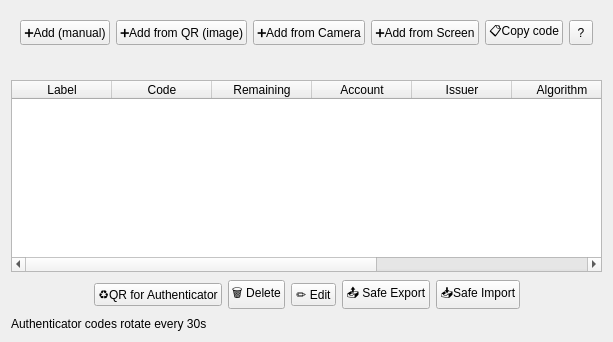
      <widget class="QWidget" name="authenticator">
       <attribute name="title">
        <string>🗝️ Authenticator</string>
       </attribute>
       <layout class="QVBoxLayout" name="verticalLayout_6">
        <item>
         <layout class="QVBoxLayout" name="auth">
          <item>
           <widget class="QWidget" name="widget_27" native="true">
            <property name="maximumSize">
             <size>
              <width>16777215</width>
              <height>16777215</height>
             </size>
            </property>
            <layout class="QHBoxLayout" name="horizontalLayout_26">
             <item>
              <widget class="QPushButton" name="btnAuthAdd">
               <property name="sizePolicy">
                <sizepolicy hsizetype="Minimum" vsizetype="Minimum">
                 <horstretch>0</horstretch>
                 <verstretch>0</verstretch>
                </sizepolicy>
               </property>
               <property name="minimumSize">
                <size>
                 <width>0</width>
                 <height>20</height>
                </size>
               </property>
               <property name="styleSheet">
                <string notr="true">padding:3</string>
               </property>
               <property name="text">
                <string>➕Add (manual)</string>
               </property>
              </widget>
             </item>
             <item>
              <widget class="QPushButton" name="btnAuthAddQR">
               <property name="sizePolicy">
                <sizepolicy hsizetype="Minimum" vsizetype="Minimum">
                 <horstretch>0</horstretch>
                 <verstretch>0</verstretch>
                </sizepolicy>
               </property>
               <property name="minimumSize">
                <size>
                 <width>0</width>
                 <height>20</height>
                </size>
               </property>
               <property name="styleSheet">
                <string notr="true">padding:3</string>
               </property>
               <property name="text">
                <string>➕Add from QR (image)</string>
               </property>
              </widget>
             </item>
             <item>
              <widget class="QPushButton" name="btnAuthAddCam">
               <property name="sizePolicy">
                <sizepolicy hsizetype="Minimum" vsizetype="Minimum">
                 <horstretch>0</horstretch>
                 <verstretch>0</verstretch>
                </sizepolicy>
               </property>
               <property name="minimumSize">
                <size>
                 <width>0</width>
                 <height>20</height>
                </size>
               </property>
               <property name="styleSheet">
                <string notr="true">padding:3</string>
               </property>
               <property name="text">
                <string>➕Add from Camera</string>
               </property>
              </widget>
             </item>
             <item>
              <widget class="QPushButton" name="btnAuthAddScreen">
               <property name="sizePolicy">
                <sizepolicy hsizetype="Minimum" vsizetype="Minimum">
                 <horstretch>0</horstretch>
                 <verstretch>0</verstretch>
                </sizepolicy>
               </property>
               <property name="minimumSize">
                <size>
                 <width>0</width>
                 <height>20</height>
                </size>
               </property>
               <property name="text">
                <string>➕Add from Screen</string>
               </property>
              </widget>
             </item>
             <item>
              <widget class="QPushButton" name="btnAuthCopy">
               <property name="sizePolicy">
                <sizepolicy hsizetype="Minimum" vsizetype="Minimum">
                 <horstretch>0</horstretch>
                 <verstretch>0</verstretch>
                </sizepolicy>
               </property>
               <property name="minimumSize">
                <size>
                 <width>0</width>
                 <height>20</height>
                </size>
               </property>
               <property name="styleSheet">
                <string notr="true">padding:3</string>
               </property>
               <property name="text">
                <string>📋Copy code</string>
               </property>
              </widget>
             </item>
             <item>
              <widget class="QToolButton" name="bowser_btn_3">
               <property name="sizePolicy">
                <sizepolicy hsizetype="Maximum" vsizetype="Maximum">
                 <horstretch>0</horstretch>
                 <verstretch>0</verstretch>
                </sizepolicy>
               </property>
               <property name="acceptDrops">
                <bool>false</bool>
               </property>
               <property name="toolTip">
                <string>Show a quick tour for this page</string>
               </property>
               <property name="styleSheet">
                <string notr="true">padding:3</string>
               </property>
               <property name="inputMethodHints">
                <set>Qt::ImhNone</set>
               </property>
               <property name="text">
                <string>?</string>
               </property>
               <property name="popupMode">
                <enum>QToolButton::DelayedPopup</enum>
               </property>
               <property name="toolButtonStyle">
                <enum>Qt::ToolButtonIconOnly</enum>
               </property>
               <property name="autoRaise">
                <bool>false</bool>
               </property>
               <property name="arrowType">
                <enum>Qt::NoArrow</enum>
               </property>
              </widget>
             </item>
            </layout>
           </widget>
          </item>
          <item>
           <widget class="QLabel" name="auth_tran_halp">
            <property name="text">
             <string/>
            </property>
           </widget>
          </item>
          <item>
           <widget class="QTableWidget" name="authTable">
            <property name="sizePolicy">
             <sizepolicy hsizetype="Expanding" vsizetype="Expanding">
              <horstretch>0</horstretch>
              <verstretch>0</verstretch>
             </sizepolicy>
            </property>
            <column>
             <property name="text">
              <string>Label</string>
             </property>
            </column>
            <column>
             <property name="text">
              <string>Code</string>
             </property>
            </column>
            <column>
             <property name="text">
              <string>Remaining</string>
             </property>
            </column>
            <column>
             <property name="text">
              <string>Account</string>
             </property>
            </column>
            <column>
             <property name="text">
              <string>Issuer</string>
             </property>
            </column>
            <column>
             <property name="text">
              <string>Algorithm</string>
             </property>
            </column>
            <column>
             <property name="text">
              <string>Digits</string>
             </property>
            </column>
            <column>
             <property name="text">
              <string>Period</string>
             </property>
            </column>
           </widget>
          </item>
          <item>
           <widget class="QWidget" name="widget_47" native="true">
            <layout class="QHBoxLayout" name="horizontalLayout_42">
             <property name="leftMargin">
              <number>2</number>
             </property>
             <property name="topMargin">
              <number>2</number>
             </property>
             <property name="rightMargin">
              <number>2</number>
             </property>
             <property name="bottomMargin">
              <number>2</number>
             </property>
             <item>
              <spacer name="horizontalSpacer_10">
               <property name="orientation">
                <enum>Qt::Horizontal</enum>
               </property>
               <property name="sizeHint" stdset="0">
                <size>
                 <width>40</width>
                 <height>20</height>
                </size>
               </property>
              </spacer>
             </item>
             <item>
              <widget class="QPushButton" name="auth_qr_">
               <property name="sizePolicy">
                <sizepolicy hsizetype="Minimum" vsizetype="Maximum">
                 <horstretch>0</horstretch>
                 <verstretch>0</verstretch>
                </sizepolicy>
               </property>
               <property name="minimumSize">
                <size>
                 <width>0</width>
                 <height>20</height>
                </size>
               </property>
               <property name="styleSheet">
                <string notr="true">padding:3;</string>
               </property>
               <property name="text">
                <string>♻️QR for Authenticator</string>
               </property>
              </widget>
             </item>
             <item>
              <widget class="QPushButton" name="btnAuthDelete">
               <property name="sizePolicy">
                <sizepolicy hsizetype="Minimum" vsizetype="Maximum">
                 <horstretch>0</horstretch>
                 <verstretch>0</verstretch>
                </sizepolicy>
               </property>
               <property name="minimumSize">
                <size>
                 <width>0</width>
                 <height>20</height>
                </size>
               </property>
               <property name="styleSheet">
                <string notr="true">padding:3</string>
               </property>
               <property name="text">
                <string>🗑 Delete</string>
               </property>
              </widget>
             </item>
             <item>
              <widget class="QPushButton" name="btnAuthEdit">
               <property name="sizePolicy">
                <sizepolicy hsizetype="Minimum" vsizetype="Maximum">
                 <horstretch>0</horstretch>
                 <verstretch>0</verstretch>
                </sizepolicy>
               </property>
               <property name="minimumSize">
                <size>
                 <width>45</width>
                 <height>20</height>
                </size>
               </property>
               <property name="styleSheet">
                <string notr="true">padding:3</string>
               </property>
               <property name="text">
                <string>✏️ Edit</string>
               </property>
              </widget>
             </item>
             <item>
              <widget class="QPushButton" name="btnAuthSafeExport">
               <property name="sizePolicy">
                <sizepolicy hsizetype="Minimum" vsizetype="Maximum">
                 <horstretch>0</horstretch>
                 <verstretch>0</verstretch>
                </sizepolicy>
               </property>
               <property name="minimumSize">
                <size>
                 <width>0</width>
                 <height>20</height>
                </size>
               </property>
               <property name="styleSheet">
                <string notr="true">padding:3</string>
               </property>
               <property name="text">
                <string>📤 Safe Export</string>
               </property>
              </widget>
             </item>
             <item>
              <widget class="QPushButton" name="btnAuthSafeImport">
               <property name="sizePolicy">
                <sizepolicy hsizetype="Minimum" vsizetype="Maximum">
                 <horstretch>0</horstretch>
                 <verstretch>0</verstretch>
                </sizepolicy>
               </property>
               <property name="minimumSize">
                <size>
                 <width>0</width>
                 <height>20</height>
                </size>
               </property>
               <property name="styleSheet">
                <string notr="true">padding:3</string>
               </property>
               <property name="text">
                <string>📥Safe Import</string>
               </property>
              </widget>
             </item>
             <item>
              <spacer name="horizontalSpacer_11">
               <property name="orientation">
                <enum>Qt::Horizontal</enum>
               </property>
               <property name="sizeHint" stdset="0">
                <size>
                 <width>40</width>
                 <height>20</height>
                </size>
               </property>
              </spacer>
             </item>
            </layout>
           </widget>
          </item>
          <item>
           <widget class="QLabel" name="lblAuthTip">
            <property name="text">
             <string>Authenticator codes rotate every 30s</string>
            </property>
           </widget>
          </item>
         </layout>
        </item>
       </layout>
      </widget>
